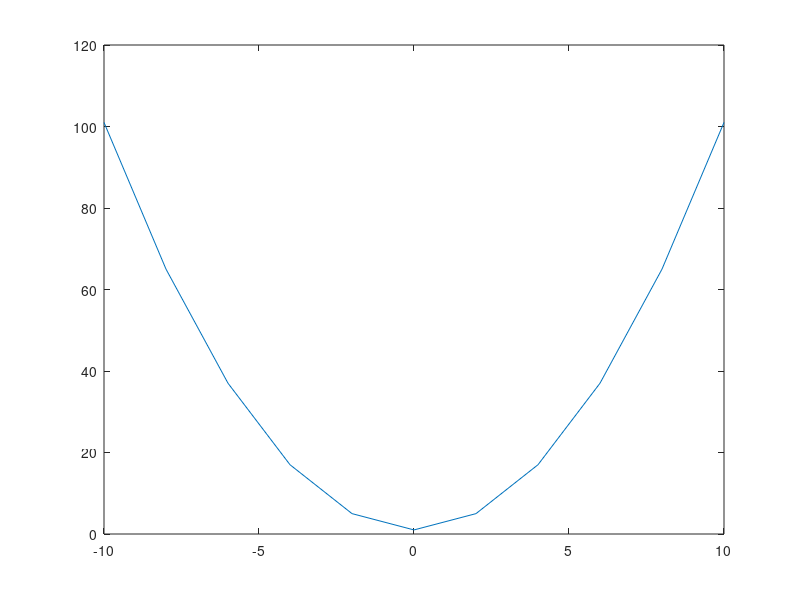

Reproduce this figure in MATLAB.
% Octave Script
% Title		   :Funci�n Real de Variable Real (EjercicioNumero2)
% Correo       :orlandourbanotrejo@gmail.com
% Description  :Script para graficar obtener dominio y rango de funciones
% Author	   :Orlando Urbano Trejo (Lando)
% Date		   :27_10_2021
% Version	   :1
% Usage		   :octave>path/EjercicioNumero1
%		       :Requiere aplicaci�n octave, usar linea de comandos
%		       :https://octaveintro.readthedocs.io/en/latest/index.html

clear
% Dominio de la Funci�n
x=-10:2:10
% Regla de Correspondencia  (funci�n)
fx= 1+x.^2
% Plotear funci�n
plot(x, fx)
